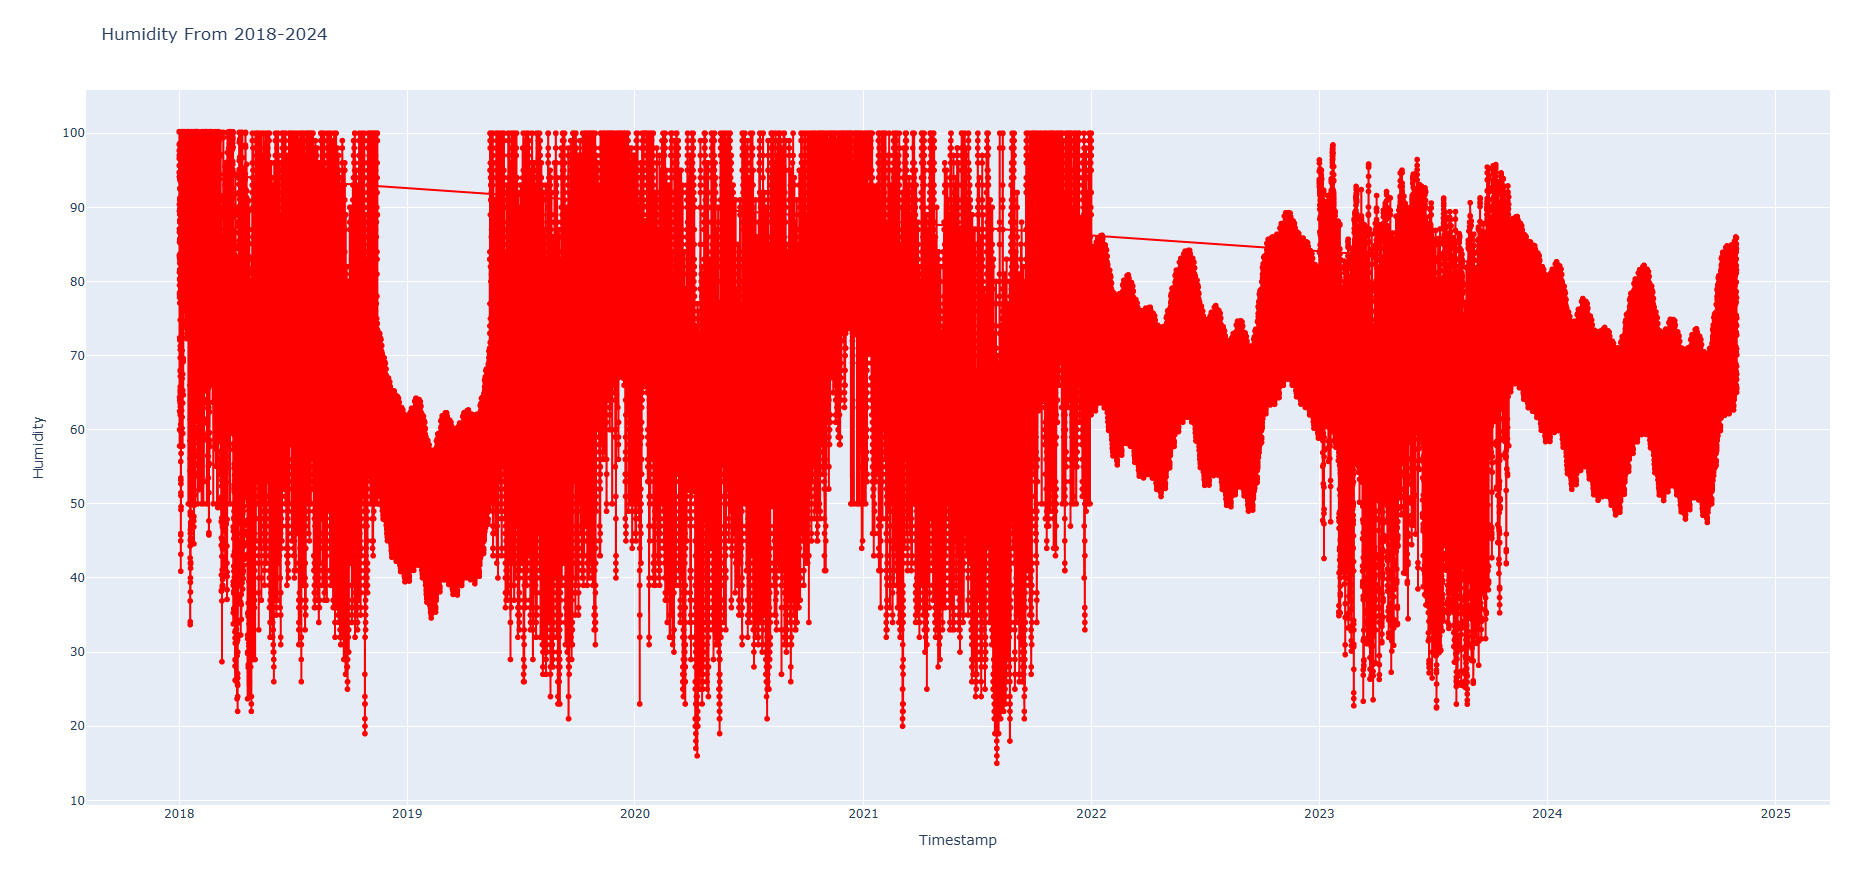

Reproduce this figure in Python.
import pandas as pd
from prophet import Prophet
import matplotlib.pyplot as plt
import seaborn as sns
import plotly.express as px

# Read the dataset
data = pd.read_csv('Humidity/humidity_filled.csv')

# Check for null values
null_values = data['Humidity'].isnull().sum()
print(f"Number of null values in 'Humidity' column: {null_values}")

# Convert 'Timestamp' column to datetime
data['Timestamp'] = pd.to_datetime(data['Timestamp'], format='%m/%d/%Y %H:%M')

# Prepare the data for Prophet
prophet_data = data[['Timestamp', 'Humidity']].rename(columns={'Timestamp': 'ds', 'Humidity': 'y'})

# Create and fit the Prophet model
model = Prophet()
model.fit(prophet_data)

# Generate future dates (hourly for 2024)
future_dates = model.make_future_dataframe(periods=365 * 24, freq='H')
forecast = model.predict(future_dates)

# Save predictions for 2024 in a DataFrame
predicted_2024 = forecast[['ds', 'yhat']].rename(columns={'ds': 'Timestamp', 'yhat': 'Humidity'})

# Combine existing and predicted data
all_data = pd.concat([prophet_data.rename(columns={'ds': 'Timestamp', 'y': 'Humidity'}), predicted_2024], ignore_index=True)

# Save combined data to a CSV file
all_data.to_csv('Humidity/humidity_data_2018_2024.csv', index=False)
print("Data saved to 'humidity_data_2018_2024.csv'")

# 1. Plot the entire dataset (2018–2024)
plt.figure(figsize=(20, 10))
plt.plot(all_data['Timestamp'], all_data['Humidity'], label='Humidity', color='blue')
plt.title("Humidity From 2018-2024")
plt.xlabel("Year")
plt.ylabel("Humidity")
plt.legend()
plt.xticks(rotation=45)
plt.tight_layout()
plt.show()

# 2. Calculate and plot monthly averages
all_data['Timestamp'] = pd.to_datetime(all_data['Timestamp'], utc=True, errors='coerce')
monthly_data = all_data.set_index('Timestamp').resample('M').mean()[1:]
avg_monthly_humidity = monthly_data.reset_index()

plt.figure(figsize=(20, 10))
plt.title("Monthly Average Humidity From 2018-2024")
sns.lineplot(x=avg_monthly_humidity['Timestamp'], y=avg_monthly_humidity['Humidity'], marker='o', color='green')
plt.xlabel("Month")
plt.ylabel("Humidity")
plt.xticks(rotation=45)
plt.tight_layout()
plt.show()

# 3. Bar plot for monthly averages
plt.figure(figsize=(20, 10))
plt.title("Humidity - Monthly Averages (2018-2024)")
sns.barplot(x=avg_monthly_humidity['Timestamp'].dt.month, y=avg_monthly_humidity['Humidity'], palette="mako")
plt.xlabel("Month")
plt.ylabel("Humidity")
plt.show()

# 4. Yearly averages
yearly_data = all_data.set_index('Timestamp').resample('Y').mean()
yearly_data.reset_index(inplace=True)

plt.figure(figsize=(20, 10))
plt.title("Yearly Average Humidity From 2018-2024")
sns.lineplot(x=yearly_data['Timestamp'], y=yearly_data['Humidity'], marker='o', color='purple')
plt.xlabel("Year")
plt.ylabel("Humidity")
plt.xticks(rotation=45)
plt.tight_layout()
plt.show()

# 5. Interactive Plotly graph
fig = px.line(all_data, x='Timestamp', y='Humidity', title="Humidity From 2018-2024")
fig.update_traces(mode='lines+markers', line=dict(color='red'))
fig.show()

# 6. Correlation heatmap (optional, based on other columns in your data)
# Check if other columns exist for correlation
if 'Other_Column' in data.columns:
    correlation_matrix = data.corr()
    plt.figure(figsize=(12, 10))
    sns.heatmap(correlation_matrix, annot=True, cmap="coolwarm", fmt=".2f")
    plt.title("Correlation Heatmap")
    plt.show()

# Prophet forecast visualization
fig2 = model.plot(forecast)
plt.title("Prophet Forecast for Humidity")
plt.show()
